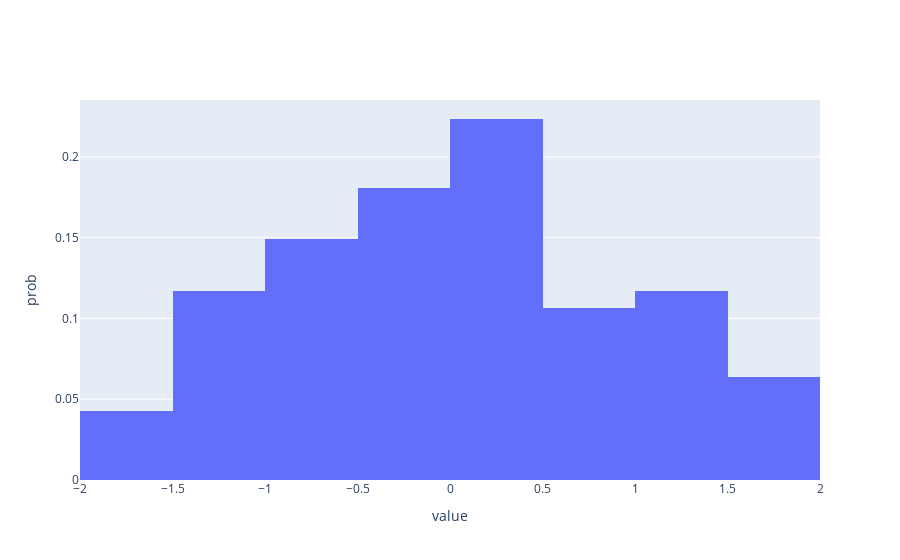

Notebook code for this chart:
### Code cell
# 適当なデータで確認
values = np.random.randn(100)
x_range = (-2, 2)

data_analyzer.make_prob_dist_histogram(values, x_range=x_range, bin_size=0.5)
